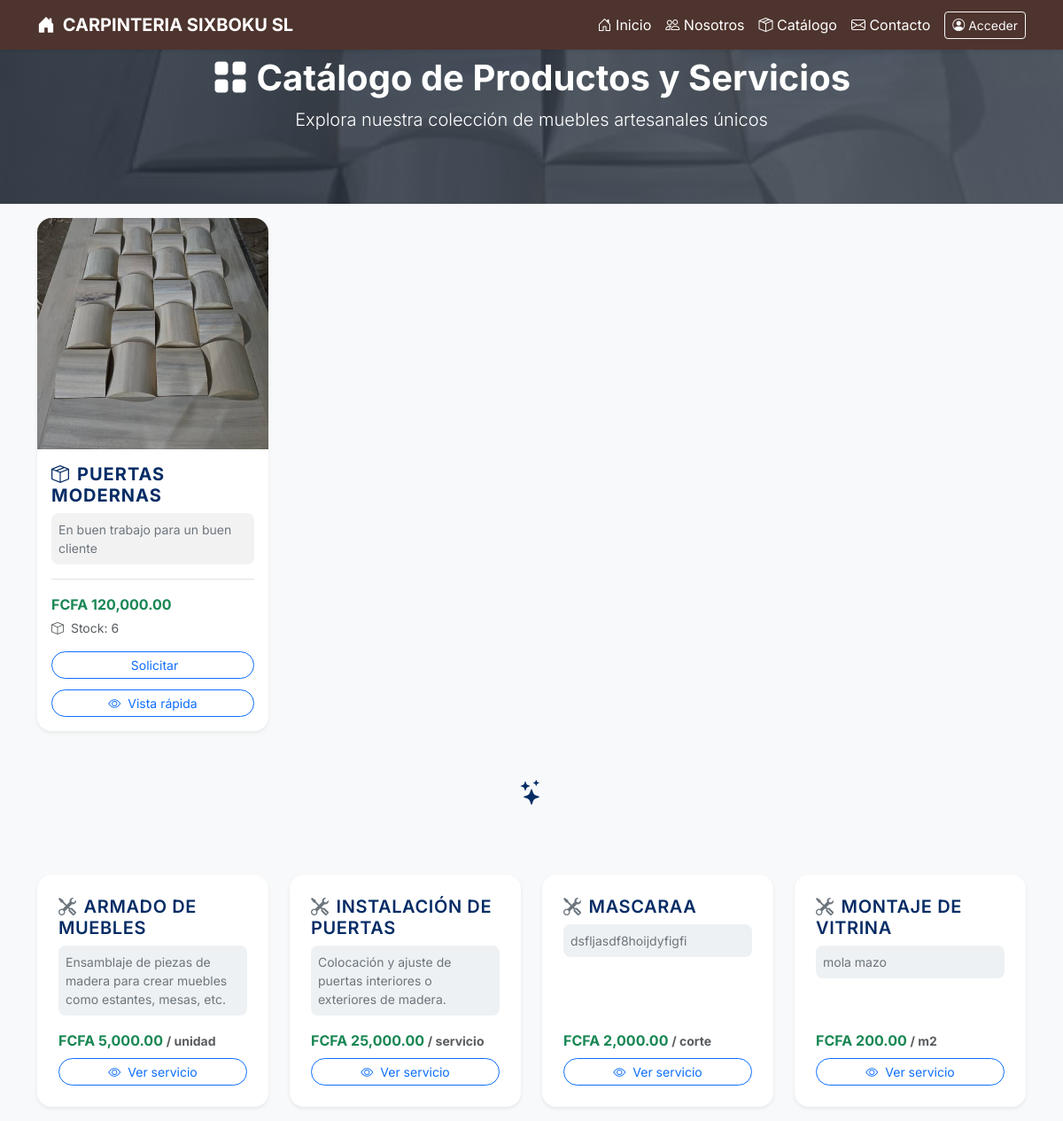
The app's page /index.php?vista=producto with its own data.
### tables this page shows
CREATE TABLE `configuracion` (
  `id` int(11) NOT NULL,
  `nombre_empresa` varchar(100) DEFAULT NULL,
  `direccion` varchar(255) DEFAULT NULL,
  `telefono` varchar(20) DEFAULT NULL,
  `correo` varchar(100) DEFAULT NULL,
  `logo` varchar(255) DEFAULT NULL,
  `iva` decimal(5,2) DEFAULT NULL,
  `moneda` varchar(10) DEFAULT NULL,
  `imagen` text DEFAULT NULL,
  `vision` text DEFAULT NULL,
  `mision` text DEFAULT NULL,
  `historia` text DEFAULT NULL
);

CREATE TABLE `imagenes_producto` (
  `id` int(11) NOT NULL,
  `producto_id` int(11) DEFAULT NULL,
  `ruta_imagen` varchar(255) DEFAULT NULL
);

CREATE TABLE `productos` (
  `id` int(11) NOT NULL,
  `nombre` varchar(100) DEFAULT NULL,
  `descripcion` text DEFAULT NULL,
  `precio_unitario` decimal(10,2) DEFAULT NULL,
  `stock` int(11) DEFAULT 0,
  `solicitud_id` int(11) DEFAULT NULL
);

CREATE TABLE `servicios` (
  `id` int(11) NOT NULL,
  `nombre` varchar(100) NOT NULL,
  `descripcion` text DEFAULT NULL,
  `precio_base` decimal(10,2) DEFAULT NULL,
  `unidad` varchar(50) DEFAULT NULL,
  `activo` tinyint(1) DEFAULT 1,
  `creado_en` timestamp NOT NULL DEFAULT current_timestamp()
);

### views/public/producto.php (the view, shortened to what this page needs)
<?php
try {
    $stmt_productos = $pdo->prepare("
        SELECT p.*, i.ruta_imagen AS imagen
        FROM productos p
        LEFT JOIN imagenes_producto i ON p.id = i.producto_id
        ORDER BY p.nombre ASC
    ");
    $stmt_productos->execute();
    $productos = $stmt_productos->fetchAll();
    $stmt_servicios = $pdo->prepare("
        SELECT * FROM servicios WHERE activo = 1 ORDER BY nombre ASC
    ");
    $stmt_servicios->execute();
    $servicios = $stmt_servicios->fetchAll();
} catch (PDOException $e) {
    echo "<div class='container mt-5'><div class='alert alert-danger'>Error al cargar datos: " . htmlspecialchars($e->getMessage()) . "</div></div>";
    exit;
}
?>
<link href="https://cdn.jsdelivr.net/npm/aos@2.3.4/dist/aos.css" rel="stylesheet" />
<main class="min-vh-100 d-flex flex-column bg-body-tertiary">
    <div id="tsparticles" class="position-absolute top-0 start-0 w-100 h-100" style="z-index: 0;"></div>
    <section class="py-5 text-center text-white position-relative overflow-hidden"
        style="background: linear-gradient(to right, #1f2937cc, #4b5563cc), url('<?= htmlspecialchars($heroRuta) ?>') center/cover no-repeat;">
        <div class="container py-3">
            <h1 class="fw-bold"><i class="bi bi-grid-fill"></i> Catálogo de Productos y Servicios</h1>
            <p class="lead">Explora nuestra colección de muebles artesanales únicos</p>
        </div>
    </section>
    <div class="container py-3 ">
        <div class="row g-4">
            <?php if (!empty($productos)): ?>
                <?php foreach ($productos as $producto): ?>
                    <div class="col-sm-6 col-md-4 col-lg-3" data-aos="fade-up">
                        <div class="card shadow-sm border-0 rounded-4 h-100">
                            <?php if ($producto['imagen']): ?>
                                <img src="api/<?= htmlspecialchars($producto['imagen']) ?>" class="card-img-top rounded-top-4"
                                    style="aspect-ratio: 1/1; object-fit: cover;"
                                    alt="<?= htmlspecialchars($producto['nombre']) ?>">
                            <?php else: ?>
                                <img src="img/no-image.png" class="card-img-top rounded-top-4"
                                    style="aspect-ratio: 1/1; object-fit: cover;" alt="Sin imagen">
                            <?php endif; ?>
                            <div class="card-body d-flex flex-column position-relative">
                                <h5 class="card-title text-primary-emphasis text-uppercase fw-bold mb-2"
                                    style="letter-spacing: 0.05em;">
                                    <i class="bi bi-box-seam me-2"></i><?= htmlspecialchars($producto['nombre']) ?>
                                </h5>
                                <p class="card-text small text-secondary p-2 rounded-3 position-relative"
                                    style="background: rgba(0,0,0,0.05); backdrop-filter: saturate(180%) blur(6px);">
                                    <?= htmlspecialchars(mb_strimwidth($producto['descripcion'], 0, 90, '...')) ?>
                                </p>
                                <div class="mt-auto pt-3 border-top d-flex flex-column gap-1">
                                    <p class="fw-bold text-success mb-0">
                                        <span class="me-1">FCFA</span><?= number_format($producto['precio_unitario'], 2) ?>
                                    </p>
                                    <p class="text-muted small mb-1">
                                        <i class="bi bi-box me-1"></i> Stock: <?= (int) $producto['stock'] ?>
                                    </p>
                                    <a href="index.php?vista=contacto"
                                        class="btn btn-outline-primary btn-sm w-100 mt-2 rounded-pill">
                                        <i class="bi bi-arrow-save me-1"></i> Solicitar
                                    </a>
                                    <button class="btn btn-outline-primary btn-sm w-100 mt-2 rounded-pill"
                                        data-bs-toggle="modal" data-bs-target="#vistaRapidaModal"
                                        data-info='<?= json_encode($producto, JSON_HEX_APOS | JSON_UNESCAPED_UNICODE) ?>'>
                                        <i class="bi bi-eye me-1"></i> Vista rápida
                                    </button>
                                </div>
                            </div>
                        </div>
                    </div>
                <?php endforeach; ?>
            <?php endif; ?>
            <div class="w-100 my-5 text-center">
                <i class="bi bi-stars fs-3 text-primary-emphasis"></i>
            </div>
            <?php if (!empty($servicios)): ?>
                <?php foreach ($servicios as $servicio): ?>
                    <div class="col-sm-6 col-md-4 col-lg-3" data-aos="fade-up">
                        <div class="card shadow-sm border-0 rounded-4 h-100 bg-white position-relative overflow-hidden">
                            <div class="card-body d-flex flex-column p-4">
                                <h5 class="card-title text-uppercase fw-semibold text-primary-emphasis mb-2"
                                    style="letter-spacing: 0.03em;">
                                    <i class="bi bi-tools me-2 text-secondary"></i><?= htmlspecialchars($servicio['nombre']) ?>
                                </h5>
                                <div class="bg-body-secondary bg-opacity-75 p-2 rounded-3 mb-3 text-secondary small"
                                    style="backdrop-filter: blur(5px);">
                                    <?= htmlspecialchars(mb_strimwidth($servicio['descripcion'], 0, 90, '...')) ?>
                                </div>
                                <div class="mt-auto">
                                    <p class="fw-bold text-success mb-2">
                                        <span class="me-1">FCFA</span><?= number_format($servicio['precio_base'], 2) ?>
                                        <span class="text-muted small">/ <?= htmlspecialchars($servicio['unidad']) ?></span>
                                    </p>
                                    <a href="servicio.php?id=<?= $servicio['id'] ?>"
                                        class="btn btn-outline-primary btn-sm w-100 rounded-pill">
                                        <i class="bi bi-eye me-1"></i> Ver servicio
                                    </a>
                                </div>
                            </div>
                        </div>
                    </div>
                <?php endforeach; ?>
            <?php endif; ?>
        </div>
    </div>
</main>

### index.php (shortened to what this page needs)
<?php
require_once 'config/conexion.php';
$publicas = ['inicio','producto','contacto', 'nosotro'];
$vista = $_GET['vista'] ?? 'dashboard';
if (in_array($vista, $publicas)) {
    include 'layouts/public/header.php';
    include "views/public/{$vista}.php";
    include 'layouts/public/footer.php';
}

### layouts/public/header.php (shortened to what this page needs)
<?php
try {
  $stmt = $pdo->prepare("SELECT * FROM configuracion");
  $stmt->execute();
  $configuracion = $stmt->fetch();
  if ($configuracion !== false) {
      $nombre_empresa = $configuracion['nombre_empresa'];
  }
  $stmt = $pdo->prepare("SELECT * FROM usuarios");
  $stmt->execute();
  $usuario = $stmt->fetchAll();
  $stmt = $pdo->prepare("SELECT ruta_imagen FROM imagenes_producto ORDER BY RAND() LIMIT 1");
  $stmt->execute();
  $heroImg = $stmt->fetchColumn();
  $heroRuta = $heroImg ? "api/" . $heroImg : "img/hero-default.jpg";
} catch (PDOException $e) {
  $heroRuta = "img/hero-default.jpg";
}
?>
<!DOCTYPE html>
<html lang="es">
<head>
  <link href="https://cdn.jsdelivr.net/npm/bootstrap@5.3.0/dist/css/bootstrap.min.css" rel="stylesheet" />
  <link href="https://cdn.jsdelivr.net/npm/bootstrap-icons@1.10.5/font/bootstrap-icons.css" rel="stylesheet" />
  <link href="https://cdn.jsdelivr.net/npm/aos@2.3.4/dist/aos.css" rel="stylesheet" />
</head>
<body>
<?php if (!empty($usuario)): ?>
  <nav class="navbar navbar-expand-lg navbar-dark  fixed-top shadow-sm">
    <div class="container">
      <a class="navbar-brand fw-bold" href="index.php">
        <i class="bi bi-house-door-fill me-1"></i> <?= htmlspecialchars($nombre_empresa) ?>
      </a>
      <div class="collapse navbar-collapse justify-content-end" id="navbarNav">
        <ul class="navbar-nav align-items-lg-center">
            <li class="nav-item"><a class="nav-link" href="index.php?vista=inicio"><i class="bi bi-house-door"></i>
                Inicio</a></li>
            <li class="nav-item"><a class="nav-link" href="index.php?vista=nosotro"><i class="bi bi-people"></i>
                Nosotros</a></li>
            <li class="nav-item"><a class="nav-link" href="index.php?vista=producto"><i class="bi bi-box-seam"></i>
                Catálogo</a></li>
            <li class="nav-item"><a class="nav-link" href="index.php?vista=contacto"><i class="bi bi-envelope"></i>
                Contacto</a></li>
            <li class="nav-item ms-2">
              <a class="btn btn-sm btn-outline-light" href="login.php"><i class="bi bi-person-circle"></i> Acceder</a>
            </li>
        </ul>
      </div>
    </div>
  </nav>
  <?php endif; ?>

### layouts/public/footer.php (shortened to what this page needs)
</body>
</html>

### records on screen
configuracion: nombre_empresa "CARPINTERIA SIXBOKU SL"
imagenes_producto: ruta_imagen (picture), producto.nombre "PUERTAS MODERNAS", producto.descripcion "En buen trabajo para un buen cliente", producto.precio_unitario "120,000.00", producto.stock "6"
servicios: nombre "ARMADO DE MUEBLES", descripcion "Ensamblaje de piezas de madera para crear muebles como estantes, mesas, etc.", precio_base "5,000.00", unidad "unidad"
servicios: nombre "INSTALACIÓN DE PUERTAS", descripcion "Colocación y ajuste de puertas interiores o exteriores de madera.", precio_base "25,000.00", unidad "servicio"
servicios: nombre "MASCARAA", descripcion "dsfljasdf8hoijdyfigfi", precio_base "2,000.00", unidad "corte"
servicios: nombre "MONTAJE DE VITRINA", descripcion "mola mazo", precio_base "200.00", unidad "m2"
